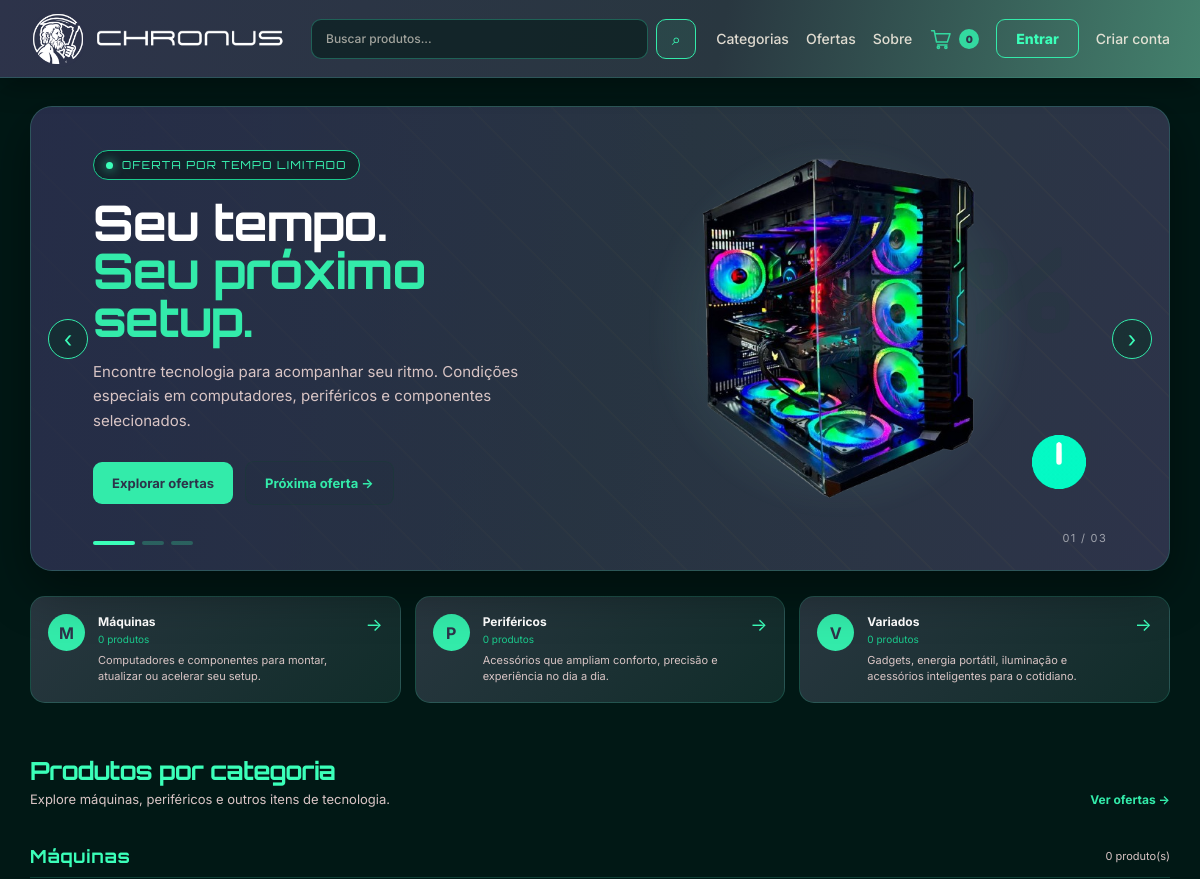
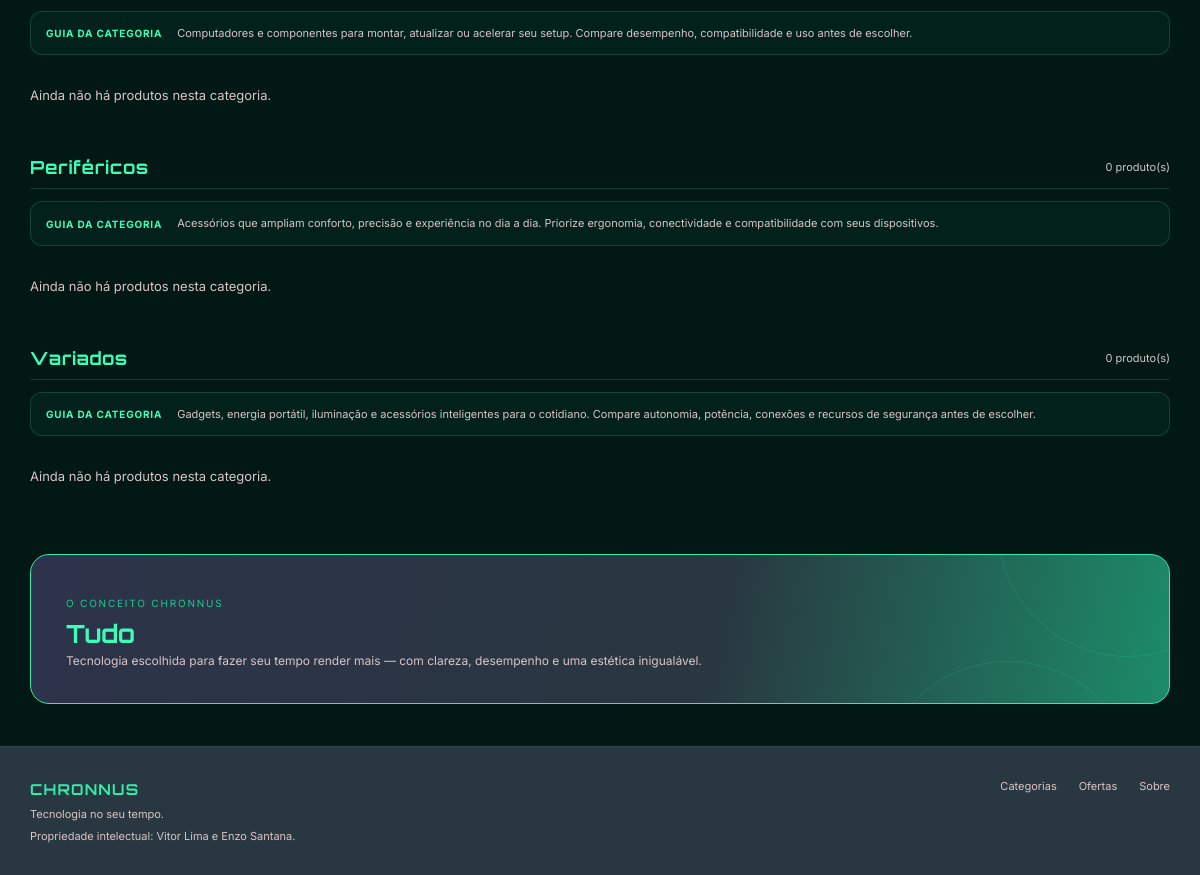
The page / on the database its author committed (2 pictures, top to bottom).
### tables this page shows
CREATE TABLE `categoria` (
  `id_categoria` tinyint NOT NULL AUTO_INCREMENT,
  `nome_categoria` varchar(20) NOT NULL,
  PRIMARY KEY (`id_categoria`),
  UNIQUE KEY `id_categoria` (`id_categoria`),
  UNIQUE KEY `nome_categoria` (`nome_categoria`)
);

### includes/auth.php (called while the page is built, shortened)
<?php
function h($valor): string
{
    return htmlspecialchars((string)$valor, ENT_QUOTES | ENT_SUBSTITUTE, 'UTF-8');
}
function usuarioLogado(): bool
{
    return !empty($_SESSION['usuario_id']);
}
function tipoUsuario(): string
{
    return (string)($_SESSION['usuario_tipo'] ?? '');
}

### index.php (the view, shortened to what this page needs)
<?php
require_once __DIR__ . '/includes/auth.php';
require_once __DIR__ . '/config/conexao.php';
$pdo->prepare("INSERT INTO categoria (nome_categoria) VALUES ('VARIADOS') ON DUPLICATE KEY UPDATE nome_categoria = VALUES(nome_categoria)")->execute();
$mostrarOfertas = isset($_GET['ofertas']) && (string)$_GET['ofertas'] === '1';
$categorias = $pdo->query(
    "SELECT c.id_categoria, c.nome_categoria, COUNT(p.id_produ) AS total_produtos
     FROM categoria c
     LEFT JOIN produto p ON p.id_categoria = c.id_categoria
     WHERE UPPER(TRIM(c.nome_categoria)) IN ('MAQUINAS', 'PERIFERICOS', 'VARIADOS')
     GROUP BY c.id_categoria, c.nome_categoria
     ORDER BY FIELD(UPPER(TRIM(c.nome_categoria)), 'MAQUINAS', 'PERIFERICOS', 'VARIADOS')"
)->fetchAll();
$termoBusca = trim((string)($_GET['busca'] ?? ''));
$carrinhoSessao = (isset($_SESSION['carrinho']) && is_array($_SESSION['carrinho'])) ? $_SESSION['carrinho'] : [];
$quantidadeCarrinho = array_sum(array_map(static fn($quantidade) => max(0, (int)$quantidade), $carrinhoSessao));
$guiasCategorias = [
    'MAQUINAS' => ['descricao' => 'Computadores e componentes para montar, atualizar ou acelerar seu setup.', 'guia' => 'Compare desempenho, compatibilidade e uso antes de escolher.'],
    'PERIFERICOS' => ['descricao' => 'Acessórios que ampliam conforto, precisão e experiência no dia a dia.', 'guia' => 'Priorize ergonomia, conectividade e compatibilidade com seus dispositivos.'],
    'VARIADOS' => ['descricao' => 'Gadgets, energia portátil, iluminação e acessórios inteligentes para o cotidiano.', 'guia' => 'Compare autonomia, potência, conexões e recursos de segurança antes de escolher.']
];
    ?>
    <?php
$consultaProdutos = $pdo->prepare(
    "SELECT p.id_produ, p.nome_produ, p.desc_produ, p.imagem_produ, p.preco_produ, p.desconto_produ,
            c.nome_categoria
     FROM produto p
     INNER JOIN categoria c ON c.id_categoria = p.id_categoria
     WHERE p.id_categoria = ? AND NOT (p.id_categoria = 3 AND LOWER(p.nome_produ) LIKE '%chronnus%') AND (? = '' OR p.nome_produ LIKE ? OR p.desc_produ LIKE ? OR c.nome_categoria LIKE ?)
     ORDER BY p.id_produ DESC"
);
$consultaOfertas = $pdo->prepare(
    "SELECT p.id_produ, p.nome_produ, p.desc_produ, p.imagem_produ, p.preco_produ, p.desconto_produ, c.nome_categoria
     FROM produto p
     INNER JOIN categoria c ON c.id_categoria = p.id_categoria
     WHERE p.desconto_produ > 0 AND NOT (p.id_categoria = 3 AND LOWER(p.nome_produ) LIKE '%chronnus%') AND (? = '' OR p.nome_produ LIKE ? OR p.desc_produ LIKE ? OR c.nome_categoria LIKE ?)
     ORDER BY p.desconto_produ DESC, p.id_produ DESC"
);
?>
<!DOCTYPE html>
<html lang="pt-BR">
<head>
</head>
<body>
<header class="header">
  <nav class="nav">
    <a class="brand" href="#inicio" aria-label="Chronnus início">
      <img src="imgs/logo.png" alt="Chronnus Logo" class="brand-logo" onerror="this.src='https://placehold.co/150x45/2F090F/D4AF37?text=CHRONNUS'">
      <img src="imgs/titulo.png" alt="Chronnus titulo" class="brand-logo2">
    </a>
    <form class="search-box" action="index.php" method="get" role="search">
      <input type="search" name="busca" value="<?= h($termoBusca) ?>" placeholder="Buscar produtos..." aria-label="Buscar produtos">
      <button type="submit" aria-label="Pesquisar">⌕</button>
    </form>
    <div class="menu" id="menu">
      <a href="index.php#categorias">Categorias</a>
      <a href="index.php?ofertas=1#ofertas">Ofertas</a>
      <a href="#sobre">Sobre</a>
      <a class="cart-link" href="carrinho.php" aria-label="Abrir carrinho" title="Carrinho"><img src="imgs/shopping-cart.svg" alt="" class="cart-header-icon"><span class="cart-count"><?= (int)$quantidadeCarrinho ?></span></a>
      <?php if (usuarioLogado()): ?>
        <a class="profile-link" href="usuario.php" aria-label="Meu perfil"><img src="imgs/profile.png" alt="Perfil" class="profile-icon"><span>Olá, <?= h(explode(' ', nomeUsuario())[0]) ?></span></a>
        <?php if (tipoUsuario() === 'vendedor'): ?>
          <a class="entrar-link" href="vendedor/index.php">Painel do vendedor</a>
        <?php else: ?>
          <a class="entrar-link" href="mudar_para_vendedor.php">Quero vender</a>
        <?php endif; ?>
      <?php else: ?>
        <a class="entrar-link" href="login.php">Entrar</a>
        <a href="cadastro.php">Criar conta</a>
      <?php endif; ?>
    </div>
  </nav>
</header>
<main id="inicio">
  <?php if (!$mostrarOfertas): ?>
  <section class="hero-wrap">
    <div class="carousel" aria-label="Ofertas em destaque">
      <article class="slide active slide-setup">
        <div class="slide-content">
          <div class="eyebrow"><span class="dot"></span>Oferta por tempo limitado</div>
          <h1>Seu tempo.<br><span>Seu próximo setup.</span></h1>
          <p>Encontre tecnologia para acompanhar seu ritmo. Condições especiais em computadores, periféricos e componentes selecionados.</p>
          <div class="actions">
            <button class="btn btn-primary" onclick="window.location.href='index.php?ofertas=1#ofertas'">Explorar ofertas</button>
            <button class="btn btn-ghost" onclick="nextSlide()">Próxima oferta →</button>
          </div>
        </div>
        <div class="visual">
          <span class="floating-time">20%</span>
          <div class="setup-art">
            <img class="setup-pc" src="imgs/pc-gamer.png" alt="Computador gamer">
            <img class="setup-clock" src="imgs/Waiting.gif" alt="">
          </div>
        </div>
      </article>
      <button class="carousel-arrow prev" onclick="prevSlide()" aria-label="Slide anterior">‹</button>
      <button class="carousel-arrow next" onclick="nextSlide()" aria-label="Próximo slide">›</button>
      <div class="dots">
        <button class="dot-btn active" onclick="goToSlide(0)" aria-label="Slide 1"></button>
        <button class="dot-btn" onclick="goToSlide(1)" aria-label="Slide 2"></button>
        <button class="dot-btn" onclick="goToSlide(2)" aria-label="Slide 3"></button>
      </div>
      <div class="counter"><span id="current">01</span> / 03</div>
    </div>
  </section>
  <section class="categories" id="categorias" aria-label="Categorias de produtos">
    <?php foreach ($categorias as $categoria): ?>
      <?php $nomeCategoria = strtoupper(trim((string)$categoria['nome_categoria'])); $guiaCard = $guiasCategorias[$nomeCategoria] ?? ['descricao' => 'Explore os produtos desta categoria.', 'guia' => 'Compare as opções disponíveis.']; ?>
      <a class="cat" href="#categoria-<?= (int)$categoria['id_categoria'] ?>">
        <span class="cat-icon"><?= $nomeCategoria === 'MAQUINAS' ? 'M' : ($nomeCategoria === 'PERIFERICOS' ? 'P' : 'V') ?></span>
        <span class="cat-copy"><strong><?= h($nomeCategoria === 'MAQUINAS' ? 'Máquinas' : ($nomeCategoria === 'PERIFERICOS' ? 'Periféricos' : 'Variados')) ?></strong><small><?= (int)$categoria['total_produtos'] ?> produtos</small><span class="cat-description"><?= h($guiaCard['descricao']) ?></span></span>
        <span class="cat-arrow" aria-hidden="true">→</span>
      </a>
    <?php endforeach; ?>
  </section>
  <?php endif; ?>
  <?php if ($mostrarOfertas): ?>
  <section class="section" id="ofertas">
    <div class="section-head">
      <div>
        <h2>Ofertas</h2>
        <p>Somente produtos com desconto ativo no catálogo.</p>
      </div>
      <a class="link" href="index.php#categorias">Voltar para categorias →</a>
    </div>
    <?php if ($termoBusca !== ''): ?><div class="search-result-info">Resultados para <strong><?= h($termoBusca) ?></strong></div><?php endif; ?>
    <?php
      $padraoBusca = '%' . $termoBusca . '%';
      $consultaOfertas->execute([$termoBusca, $padraoBusca, $padraoBusca, $padraoBusca]);
      $produtosOferta = $consultaOfertas->fetchAll();
    ?>
    <?php if (!$produtosOferta): ?>
      <p class="empty-products">Nenhum produto com desconto foi encontrado<?= $termoBusca !== '' ? ' para essa busca' : '' ?>.</p>
    <?php else: ?>
      <div class="products">
        <?php foreach ($produtosOferta as $produtoOferta) { renderizarCardProduto($produtoOferta); } ?>
      </div>
    <?php endif; ?>
  </section>
  <?php else: ?>
  <section class="section" id="catalogo">
    <div class="section-head">
      <div><h2>Produtos por categoria</h2><p>Explore máquinas, periféricos e outros itens de tecnologia.</p></div>
      <?php if (tipoUsuario() === 'vendedor'): ?>
        <a class="link" href="vendedor/index.php">Gerenciar meus produtos →</a>
      <?php else: ?>
        <a class="link" href="index.php?ofertas=1#ofertas">Ver ofertas →</a>
      <?php endif; ?>
    </div>
    <?php foreach ($categorias as $categoria): ?>
      <?php
        $padraoBusca = '%' . $termoBusca . '%';
        $consultaProdutos->execute([(int)$categoria['id_categoria'], $termoBusca, $padraoBusca, $padraoBusca, $padraoBusca]);
        $produtosCategoria = $consultaProdutos->fetchAll();
        $nomeCategoria = strtoupper(trim((string)$categoria['nome_categoria']));
        $guiaSecao = $guiasCategorias[$nomeCategoria] ?? ['descricao' => 'Explore os produtos desta categoria.', 'guia' => 'Compare as opções disponíveis.'];
      ?>
      <section class="category-section" id="categoria-<?= (int)$categoria['id_categoria'] ?>">
        <div class="category-heading">
          <h3><?= h($nomeCategoria === 'MAQUINAS' ? 'Máquinas' : ($nomeCategoria === 'PERIFERICOS' ? 'Periféricos' : 'Variados')) ?></h3>
          <span><?= count($produtosCategoria) ?> produto(s)</span>
        </div>
        <div class="category-guide"><strong>Guia da categoria</strong><p><?= h($guiaSecao['descricao']) ?> <?= h($guiaSecao['guia']) ?></p></div>
        <?php if (!$produtosCategoria): ?>
          <p class="empty-products">Ainda não há produtos nesta categoria.</p>
        <?php else: ?>
          <div class="products">
            <?php foreach ($produtosCategoria as $produto) { renderizarCardProduto($produto); } ?>
          </div>
        <?php endif; ?>
      </section>
    <?php endforeach; ?>
  </section>
  <?php endif; ?>
  <section class="time-banner" id="sobre">
    <div class="time-box">
      <div class="time-copy">
        <small>O conceito Chronnus</small>
        <h2>Tudo </h2>
        <p>Tecnologia escolhida para fazer seu tempo render mais — com clareza, desempenho e uma estética inigualável.</p>
      </div>
    </div>
  </section>
</main>
<footer>
  <div class="footer-inner">
    <div>
      <strong>CHRONNUS</strong>
      <p>Tecnologia no seu tempo.</p><p>Propriedade intelectual: Vitor Lima e Enzo Santana.</p>
    </div>
    <div class="footer-links">
      <a href="index.php#categorias">Categorias</a>
      <a href="index.php?ofertas=1#ofertas">Ofertas</a>
      <a href="#sobre">Sobre</a>
    </div>
  </div>
</footer>
</body>
</html>

### rows shown on the page
categoria: shows "M", nome_categoria "Máquinas", total_produtos "0", nome_categoria "Computadores e componentes para montar, atualizar ou acelerar seu setup.", count($produtosCategoria) "0", nome_categoria "Compare desempenho, compatibilidade e uso antes de escolher."
categoria: shows "P", nome_categoria "Periféricos", total_produtos "0", nome_categoria "Acessórios que ampliam conforto, precisão e experiência no dia a dia.", count($produtosCategoria) "0", nome_categoria "Priorize ergonomia, conectividade e compatibilidade com seus dispositivos."
categoria: shows "V", nome_categoria "Variados", total_produtos "0", nome_categoria "Gadgets, energia portátil, iluminação e acessórios inteligentes para o cotidiano.", count($produtosCategoria) "0", nome_categoria "Compare autonomia, potência, conexões e recursos de segurança antes de escolher."

### other values the page prints
$quantidadeCarrinho "0"
